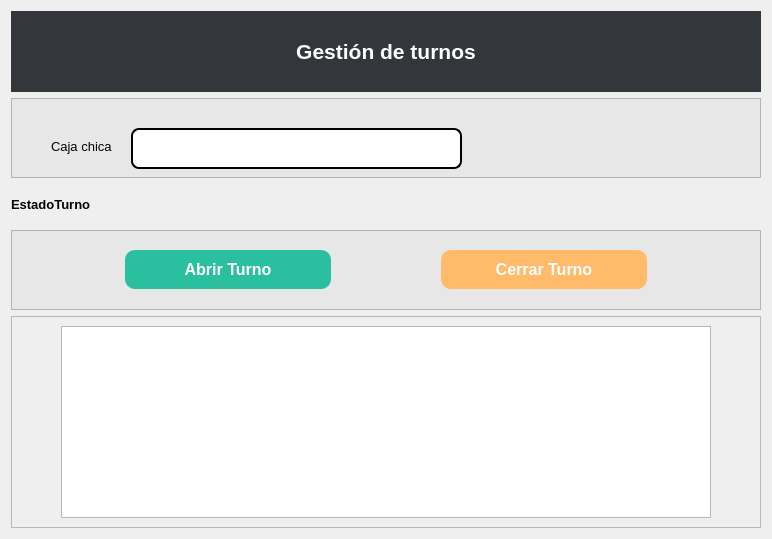
         <widget class="QWidget" name="GesionTurno">
          <layout class="QVBoxLayout" name="verticalLayout">
           <item>
            <widget class="QLabel" name="label_13">
             <property name="minimumSize">
              <size>
               <width>0</width>
               <height>81</height>
              </size>
             </property>
             <property name="maximumSize">
              <size>
               <width>16777215</width>
               <height>100</height>
              </size>
             </property>
             <property name="font">
              <font>
               <pointsize>16</pointsize>
               <bold>true</bold>
              </font>
             </property>
             <property name="styleSheet">
              <string notr="true">color: rgb(255, 255, 255);
background-color: rgb(51, 55, 59);</string>
             </property>
             <property name="text">
              <string>Gestión de turnos</string>
             </property>
             <property name="alignment">
              <set>Qt::AlignmentFlag::AlignCenter</set>
             </property>
            </widget>
           </item>
           <item>
            <widget class="QFrame" name="frame_5">
             <property name="minimumSize">
              <size>
               <width>0</width>
               <height>80</height>
              </size>
             </property>
             <property name="maximumSize">
              <size>
               <width>16777215</width>
               <height>100</height>
              </size>
             </property>
             <property name="styleSheet">
              <string notr="true">background-color: rgb(231, 231, 231);</string>
             </property>
             <property name="frameShape">
              <enum>QFrame::Shape::StyledPanel</enum>
             </property>
             <property name="frameShadow">
              <enum>QFrame::Shadow::Raised</enum>
             </property>
             <widget class="QLabel" name="label_14">
              <property name="geometry">
               <rect>
                <x>40</x>
                <y>40</y>
                <width>71</width>
                <height>16</height>
               </rect>
              </property>
              <property name="font">
               <font>
                <pointsize>10</pointsize>
               </font>
              </property>
              <property name="styleSheet">
               <string notr="true">color: rgb(3, 3, 3);</string>
              </property>
              <property name="text">
               <string>Caja chica</string>
              </property>
             </widget>
             <widget class="QLineEdit" name="txtCajaInicial">
              <property name="geometry">
               <rect>
                <x>120</x>
                <y>30</y>
                <width>331</width>
                <height>41</height>
               </rect>
              </property>
              <property name="styleSheet">
               <string notr="true">border: 2px solid black;   /* Borde negro */
border-radius: 8px;        /* Bordes redondeados */
padding: 4px;              /* Espacio interno para que no se corte el texto */
background: white;         /* Fondo blanco */
color: black; </string>
              </property>
             </widget>
            </widget>
           </item>
           <item>
            <widget class="QLabel" name="lblEstadoTurno">
             <property name="minimumSize">
              <size>
               <width>40</width>
               <height>40</height>
              </size>
             </property>
             <property name="maximumSize">
              <size>
               <width>16777215</width>
               <height>40</height>
              </size>
             </property>
             <property name="font">
              <font>
               <pointsize>10</pointsize>
               <bold>true</bold>
              </font>
             </property>
             <property name="styleSheet">
              <string notr="true">color: rgb(2, 2, 2);</string>
             </property>
             <property name="text">
              <string>EstadoTurno</string>
             </property>
            </widget>
           </item>
           <item>
            <widget class="QFrame" name="frame_4">
             <property name="minimumSize">
              <size>
               <width>0</width>
               <height>80</height>
              </size>
             </property>
             <property name="maximumSize">
              <size>
               <width>16777215</width>
               <height>80</height>
              </size>
             </property>
             <property name="styleSheet">
              <string notr="true">background-color: rgb(231, 231, 231);</string>
             </property>
             <property name="frameShape">
              <enum>QFrame::Shape::StyledPanel</enum>
             </property>
             <property name="frameShadow">
              <enum>QFrame::Shadow::Raised</enum>
             </property>
             <layout class="QHBoxLayout" name="horizontalLayout_2">
              <item>
               <spacer name="horizontalSpacer_2">
                <property name="orientation">
                 <enum>Qt::Orientation::Horizontal</enum>
                </property>
                <property name="sizeHint" stdset="0">
                 <size>
                  <width>40</width>
                  <height>20</height>
                 </size>
                </property>
               </spacer>
              </item>
              <item>
               <widget class="QPushButton" name="btnAbrirTurno">
                <property name="enabled">
                 <bool>true</bool>
                </property>
                <property name="minimumSize">
                 <size>
                  <width>206</width>
                  <height>0</height>
                 </size>
                </property>
                <property name="font">
                 <font>
                  <pointsize>12</pointsize>
                  <bold>true</bold>
                 </font>
                </property>
                <property name="cursor">
                 <cursorShape>PointingHandCursor</cursorShape>
                </property>
                <property name="mouseTracking">
                 <bool>false</bool>
                </property>
                <property name="focusPolicy">
                 <enum>Qt::FocusPolicy::NoFocus</enum>
                </property>
                <property name="styleSheet">
                 <string notr="true">QPushButton {
    background-color: #2ABF9E;
    color: white;
    border-radius: 10px;
    padding: 10px;
}

QPushButton:pressed {
 background-color: #239D81;
}</string>
                </property>
                <property name="text">
                 <string>Abrir Turno</string>
                </property>
               </widget>
              </item>
              <item>
               <spacer name="horizontalSpacer">
                <property name="orientation">
                 <enum>Qt::Orientation::Horizontal</enum>
                </property>
                <property name="sizeHint" stdset="0">
                 <size>
                  <width>40</width>
                  <height>20</height>
                 </size>
                </property>
               </spacer>
              </item>
              <item>
               <widget class="QPushButton" name="btnCerrarTurno">
                <property name="minimumSize">
                 <size>
                  <width>206</width>
                  <height>0</height>
                 </size>
                </property>
                <property name="font">
                 <font>
                  <pointsize>12</pointsize>
                  <bold>true</bold>
                 </font>
                </property>
                <property name="cursor">
                 <cursorShape>PointingHandCursor</cursorShape>
                </property>
                <property name="mouseTracking">
                 <bool>false</bool>
                </property>
                <property name="focusPolicy">
                 <enum>Qt::FocusPolicy::NoFocus</enum>
                </property>
                <property name="styleSheet">
                 <string notr="true">QPushButton {
    background-color: #FFba6a;   /* naranja normal */
    color: white;
    border-radius: 10px;
    padding: 10px;
}
QPushButton:pressed {
    background-color: #D4881C;   /* naranja más oscuro al presionar */
}
</string>
                </property>
                <property name="text">
                 <string>Cerrar Turno</string>
                </property>
               </widget>
              </item>
              <item>
               <spacer name="horizontalSpacer_3">
                <property name="orientation">
                 <enum>Qt::Orientation::Horizontal</enum>
                </property>
                <property name="sizeHint" stdset="0">
                 <size>
                  <width>40</width>
                  <height>20</height>
                 </size>
                </property>
               </spacer>
              </item>
             </layout>
            </widget>
           </item>
           <item>
            <widget class="QFrame" name="frame_7">
             <property name="frameShape">
              <enum>QFrame::Shape::StyledPanel</enum>
             </property>
             <property name="frameShadow">
              <enum>QFrame::Shadow::Raised</enum>
             </property>
             <layout class="QHBoxLayout" name="horizontalLayout_3">
              <item>
               <spacer name="horizontalSpacer_4">
                <property name="orientation">
                 <enum>Qt::Orientation::Horizontal</enum>
                </property>
                <property name="sizeHint" stdset="0">
                 <size>
                  <width>40</width>
                  <height>20</height>
                 </size>
                </property>
               </spacer>
              </item>
              <item>
               <widget class="QTableView" name="tblTurnos">
                <property name="minimumSize">
                 <size>
                  <width>650</width>
                  <height>0</height>
                 </size>
                </property>
               </widget>
              </item>
              <item>
               <spacer name="horizontalSpacer_5">
                <property name="orientation">
                 <enum>Qt::Orientation::Horizontal</enum>
                </property>
                <property name="sizeHint" stdset="0">
                 <size>
                  <width>40</width>
                  <height>20</height>
                 </size>
                </property>
               </spacer>
              </item>
             </layout>
            </widget>
           </item>
          </layout>
         </widget>
